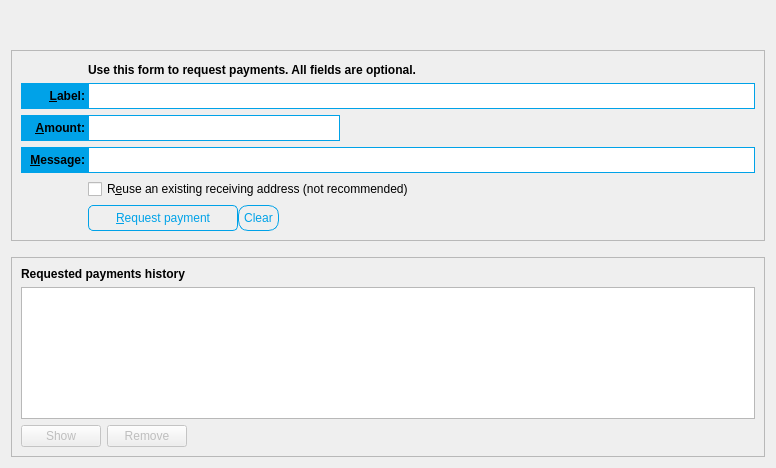
<?xml version="1.0" encoding="UTF-8"?>
<ui version="4.0">
 <class>ReceiveCoinsDialog</class>
 <widget class="QWidget" name="ReceiveCoinsDialog">
  <property name="geometry">
   <rect>
    <x>0</x>
    <y>0</y>
    <width>776</width>
    <height>468</height>
   </rect>
  </property>
  <property name="styleSheet">
   <string notr="true">QLabel{font-size:12px; font-family:Arial; font-weight:bold;}</string>
  </property>
  <layout class="QVBoxLayout" name="verticalLayout" stretch="0,0,1">
   <property name="topMargin">
    <number>50</number>
   </property>
   <item>
    <widget class="QFrame" name="frame2">
     <property name="sizePolicy">
      <sizepolicy hsizetype="Preferred" vsizetype="Expanding">
       <horstretch>0</horstretch>
       <verstretch>0</verstretch>
      </sizepolicy>
     </property>
     <property name="styleSheet">
      <string notr="true"/>
     </property>
     <property name="frameShape">
      <enum>QFrame::StyledPanel</enum>
     </property>
     <property name="frameShadow">
      <enum>QFrame::Sunken</enum>
     </property>
     <layout class="QVBoxLayout" name="verticalLayout_3">
      <property name="spacing">
       <number>-1</number>
      </property>
      <property name="topMargin">
       <number>12</number>
      </property>
      <item>
       <layout class="QGridLayout" name="gridLayout">
        <property name="leftMargin">
         <number>0</number>
        </property>
        <property name="rightMargin">
         <number>0</number>
        </property>
        <property name="horizontalSpacing">
         <number>0</number>
        </property>
        <item row="8" column="0">
         <widget class="QLabel" name="label_7">
          <property name="text">
           <string/>
          </property>
         </widget>
        </item>
        <item row="4" column="0">
         <widget class="QLabel" name="label_2">
          <property name="minimumSize">
           <size>
            <width>0</width>
            <height>26</height>
           </size>
          </property>
          <property name="maximumSize">
           <size>
            <width>16777215</width>
            <height>26</height>
           </size>
          </property>
                    <property name="toolTip">
           <string>An optional label to associate with the new receiving address.</string>
          </property>
          <property name="styleSheet">
           <string notr="true">QLabel {background-color:#00a2e8; padding-left:5px;}</string>
          </property>
          <property name="text">
           <string>&amp;Label:</string>
          </property>
          <property name="alignment">
           <set>Qt::AlignRight|Qt::AlignTrailing|Qt::AlignVCenter</set>
          </property>
          <property name="buddy">
           <cstring>reqLabel</cstring>
          </property>
         </widget>
        </item>
        <item row="6" column="0">
         <widget class="QLabel" name="label_3">
          <property name="minimumSize">
           <size>
            <width>0</width>
            <height>26</height>
           </size>
          </property>
          <property name="maximumSize">
           <size>
            <width>16777215</width>
            <height>26</height>
           </size>
          </property>
                    <property name="toolTip">
           <string>An optional message to attach to the payment request, which will be displayed when the request is opened. Note: The message will not be sent with the payment over the THRILL network.</string>
          </property>
          <property name="styleSheet">
           <string notr="true">QLabel {background-color:#00a2e8; padding-left:5px;}</string>
          </property>
          <property name="text">
           <string>&amp;Message:</string>
          </property>
          <property name="alignment">
           <set>Qt::AlignRight|Qt::AlignTrailing|Qt::AlignVCenter</set>
          </property>
          <property name="buddy">
           <cstring>reqMessage</cstring>
          </property>
         </widget>
        </item>
        <item row="5" column="2">
         <widget class="BitcoinAmountField" name="reqAmount">
          <property name="minimumSize">
           <size>
            <width>102</width>
            <height>26</height>
           </size>
          </property>
          
          <property name="toolTip">
           <string>An optional amount to request. Leave this empty or zero to not request a specific amount.</string>
          </property>
          <property name="styleSheet">
           <string notr="true">border:1px solid #00a2e8;max-height:250px; min-height:24px; min-width:100px; max-width:250px;</string>
          </property>
         </widget>
        </item>
        <item row="7" column="2">
         <widget class="QCheckBox" name="reuseAddress">
          <property name="sizePolicy">
           <sizepolicy hsizetype="Preferred" vsizetype="Preferred">
            <horstretch>0</horstretch>
            <verstretch>0</verstretch>
           </sizepolicy>
          </property>
          
          <property name="toolTip">
           <string>Reuse one of the previously used receiving addresses.&lt;br&gt;Reusing addresses has security and privacy issues.&lt;br&gt;Do not use this unless re-generating a payment request made before.</string>
          </property>
          <property name="text">
           <string>R&amp;euse an existing receiving address (not recommended)</string>
          </property>
         </widget>
        </item>
        <item row="6" column="2">
         <widget class="QLineEdit" name="reqMessage">
          
          <property name="toolTip">
           <string>An optional message to attach to the payment request, which will be displayed when the request is opened.&lt;br&gt;Note: The message will not be sent with the payment over the THRILL network.</string>
          </property>
          <property name="styleSheet">
           <string notr="true">min-height:24px; max-height:24px;
border:1px solid #00a2e8;</string>
          </property>
         </widget>
        </item>
        <item row="5" column="0">
         <widget class="QLabel" name="label">
          <property name="minimumSize">
           <size>
            <width>0</width>
            <height>26</height>
           </size>
          </property>
          <property name="maximumSize">
           <size>
            <width>16777215</width>
            <height>26</height>
           </size>
          </property>
          
          <property name="toolTip">
           <string>An optional amount to request. Leave this empty or zero to not request a specific amount.</string>
          </property>
          <property name="styleSheet">
           <string notr="true">QLabel {background-color:#00a2e8; padding-left:5px;}</string>
          </property>
          <property name="text">
           <string>&amp;Amount:</string>
          </property>
          <property name="alignment">
           <set>Qt::AlignRight|Qt::AlignTrailing|Qt::AlignVCenter</set>
          </property>
          <property name="buddy">
           <cstring>reqAmount</cstring>
          </property>
         </widget>
        </item>
        <item row="4" column="2">
         <widget class="QLineEdit" name="reqLabel">
          
          <property name="toolTip">
           <string>An optional label to associate with the new receiving address.</string>
          </property>
          <property name="styleSheet">
           <string notr="true">min-height:24px; max-height:24px;
border: 1px solid #00a2e8;</string>
          </property>
         </widget>
        </item>
        <item row="2" column="2">
         <widget class="QLabel" name="label_5">
          
          <property name="text">
           <string>Use this form to request payments. All fields are &lt;b&gt;optional&lt;/b&gt;.</string>
          </property>
         </widget>
        </item>
        <item row="7" column="0">
         <widget class="QLabel" name="label_4">
          <property name="text">
           <string/>
          </property>
         </widget>
        </item>
        <item row="8" column="2">
         <layout class="QHBoxLayout" name="horizontalLayout">
          <property name="spacing">
           <number>-1</number>
          </property>
          <item>
           <widget class="QPushButton" name="receiveButton">
            <property name="minimumSize">
             <size>
              <width>150</width>
              <height>0</height>
             </size>
            </property>
                        <property name="styleSheet">
             <string notr="true">color:#00a2e8;
border: 1px solid #00a2e8;
border-radius: 5px;
padding-top:5px;
padding-bottom:5px;
padding-left:5px;
padding-right:5px;</string>
            </property>
            <property name="text">
             <string>&amp;Request payment</string>
            </property>
            <property name="icon">
             <iconset resource="../thrill.qrc">
              <normaloff>:/icons/receiving_addresses</normaloff>:/icons/receiving_addresses</iconset>
            </property>
           </widget>
          </item>
          <item>
           <widget class="QPushButton" name="clearButton">
            <property name="sizePolicy">
             <sizepolicy hsizetype="Minimum" vsizetype="Fixed">
              <horstretch>0</horstretch>
              <verstretch>0</verstretch>
             </sizepolicy>
            </property>
                        <property name="toolTip">
             <string>Clear all fields of the form.</string>
            </property>
            <property name="styleSheet">
             <string notr="true">color:#00a2e8;
border: 1px solid #00a2e8;
border-radius:10px;
padding-top:5px;
padding-bottom:5px;
padding-left:5px;
padding-right:5px;</string>
            </property>
            <property name="text">
             <string>Clear</string>
            </property>
            <property name="icon">
             <iconset resource="../thrill.qrc">
              <normaloff>:/icons/remove</normaloff>:/icons/remove</iconset>
            </property>
            <property name="autoDefault">
             <bool>false</bool>
            </property>
           </widget>
          </item>
          <item>
           <spacer name="horizontalSpacer">
            <property name="orientation">
             <enum>Qt::Horizontal</enum>
            </property>
            <property name="sizeHint" stdset="0">
             <size>
              <width>40</width>
              <height>20</height>
             </size>
            </property>
           </spacer>
          </item>
         </layout>
        </item>
       </layout>
      </item>
     </layout>
    </widget>
   </item>
   <item>
    <spacer name="verticalSpacer_2">
     <property name="orientation">
      <enum>Qt::Vertical</enum>
     </property>
     <property name="sizeHint" stdset="0">
      <size>
       <width>20</width>
       <height>10</height>
      </size>
     </property>
    </spacer>
   </item>
   <item>
    <widget class="QFrame" name="frame">
     <property name="sizePolicy">
      <sizepolicy hsizetype="Preferred" vsizetype="Expanding">
       <horstretch>0</horstretch>
       <verstretch>0</verstretch>
      </sizepolicy>
     </property>
     
     <property name="frameShape">
      <enum>QFrame::StyledPanel</enum>
     </property>
     <property name="frameShadow">
      <enum>QFrame::Raised</enum>
     </property>
     <layout class="QVBoxLayout" name="verticalLayout_2">
      <item>
       <widget class="QLabel" name="label_6">
        
        <property name="text">
         <string>Requested payments history</string>
        </property>
       </widget>
      </item>
      <item>
       <widget class="QTableView" name="recentRequestsView">
        <property name="palette">
         <palette>
          <active>
           <colorrole role="Text">
            <brush brushstyle="SolidPattern">
             <color alpha="255">
              <red>51</red>
              <green>51</green>
              <blue>51</blue>
             </color>
            </brush>
           </colorrole>
          </active>
          <inactive>
           <colorrole role="Text">
            <brush brushstyle="SolidPattern">
             <color alpha="255">
              <red>51</red>
              <green>51</green>
              <blue>51</blue>
             </color>
            </brush>
           </colorrole>
          </inactive>
          <disabled>
           <colorrole role="Text">
            <brush brushstyle="SolidPattern">
             <color alpha="255">
              <red>85</red>
              <green>85</green>
              <blue>85</blue>
             </color>
            </brush>
           </colorrole>
          </disabled>
         </palette>
        </property>
        
        <property name="contextMenuPolicy">
         <enum>Qt::CustomContextMenu</enum>
        </property>
        <property name="tabKeyNavigation">
         <bool>false</bool>
        </property>
        <property name="sortingEnabled">
         <bool>true</bool>
        </property>
        <attribute name="verticalHeaderVisible">
         <bool>true</bool>
        </attribute>
       </widget>
      </item>
      <item>
       <layout class="QHBoxLayout" name="horizontalLayout_2">
        <item>
         <widget class="QPushButton" name="showRequestButton">
          <property name="enabled">
           <bool>false</bool>
          </property>
          
          <property name="toolTip">
           <string>Show the selected request (does the same as double clicking an entry)</string>
          </property>
          <property name="text">
           <string>Show</string>
          </property>
          <property name="icon">
           <iconset resource="../thrill.qrc">
            <normaloff>:/icons/edit</normaloff>:/icons/edit</iconset>
          </property>
          <property name="autoDefault">
           <bool>false</bool>
          </property>
         </widget>
        </item>
        <item>
         <widget class="QPushButton" name="removeRequestButton">
          <property name="enabled">
           <bool>false</bool>
          </property>
          
          <property name="toolTip">
           <string>Remove the selected entries from the list</string>
          </property>
          <property name="text">
           <string>Remove</string>
          </property>
          <property name="icon">
           <iconset resource="../thrill.qrc">
            <normaloff>:/icons/remove</normaloff>:/icons/remove</iconset>
          </property>
          <property name="autoDefault">
           <bool>false</bool>
          </property>
         </widget>
        </item>
        <item>
         <spacer name="horizontalSpacer_2">
          <property name="orientation">
           <enum>Qt::Horizontal</enum>
          </property>
          <property name="sizeHint" stdset="0">
           <size>
            <width>40</width>
            <height>20</height>
           </size>
          </property>
         </spacer>
        </item>
       </layout>
      </item>
     </layout>
    </widget>
   </item>
  </layout>
 </widget>
 <customwidgets>
  <customwidget>
   <class>BitcoinAmountField</class>
   <extends>QLineEdit</extends>
   <header>bitcoinamountfield.h</header>
   <container>1</container>
  </customwidget>
 </customwidgets>
 <tabstops>
  <tabstop>reqLabel</tabstop>
  <tabstop>reqAmount</tabstop>
  <tabstop>reqMessage</tabstop>
  <tabstop>reuseAddress</tabstop>
  <tabstop>receiveButton</tabstop>
  <tabstop>clearButton</tabstop>
  <tabstop>recentRequestsView</tabstop>
  <tabstop>showRequestButton</tabstop>
  <tabstop>removeRequestButton</tabstop>
 </tabstops>
 <resources>
  <include location="../thrill.qrc"/>
 </resources>
 <connections/>
</ui>
